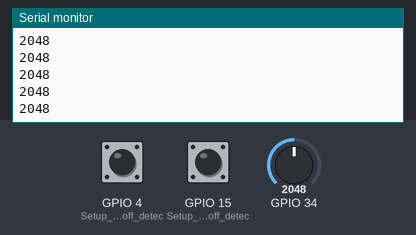
Bench run of a sketch on a simulated ESP32. Parts: the last lines printed to the serial monitor. The test bench sets the inputs (shaded band); at power-on: GPIO 4 (Setup_for_leads_off_detec) LOW, GPIO 34 = 2048, GPIO 15 (Setup_for_leads_off_detec) LOW.

Above: at 1.2 s.
1.3 s: GPIO 4 (Setup_for_leads_off_detec) pulled HIGH for 0.15 s
2.9 s: GPIO 34 set to 2866
At 3.6 s:
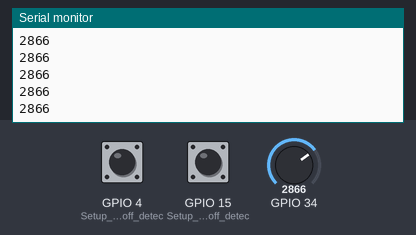
4.4 s: GPIO 34 set to 3603
At 5.2 s:
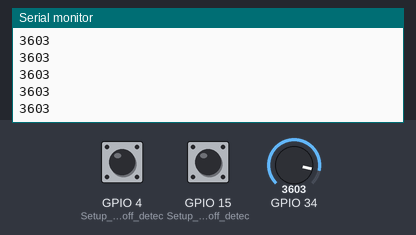
Timing chart, 0 to 7.4 s (numbered marks = the images above; inputs shaded):
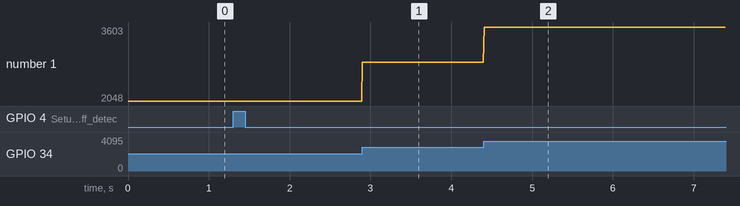

Measured:
- after the input at 2.9 s, the serial monitor: prints a new line at once (image 1)
- after the input at 4.4 s, the serial monitor: prints a new line at once (image 2)
- plotted number 1: 2048 → 2866 after the input at 2.9 s, 2866 → 3603 after the input at 4.4 s

The sketch:

ECGFINAL.ino
```cpp
/****************************************
 * Define Constants
 ****************************************/
#define VARIABLE_LABEL "sensor" // Assign the variable label
#define DEVICE_LABEL "esp32" // Assig the device label

void setup() {
  Serial.begin(115200);

 pinMode(15, INPUT); // Setup for leads off detection LO +
  pinMode(4, INPUT); // Setup for leads off detection LO -

}

void loop() {

  if((digitalRead(4) == 1)||(digitalRead(15)== 1)){
    Serial.println('!');
  }
  else{
    // send the value of analog input 0:
      Serial.println(analogRead(34));
  }
  //Wait for a bit to keep serial data from saturating
  delay(8);
}
```
